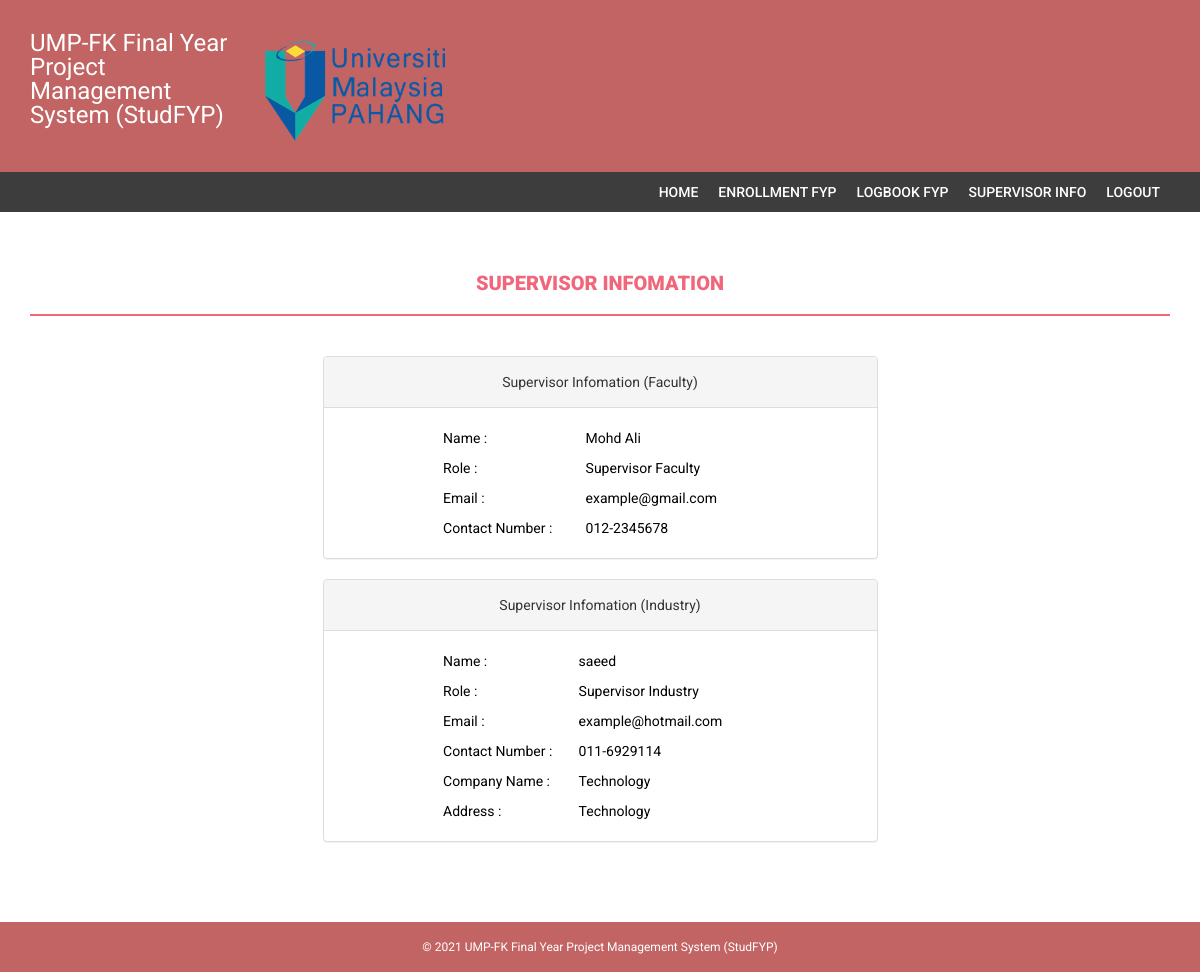
/svInfo.php, run on the app's committed database.
### tables this page shows
CREATE TABLE `lecturer` (
  `lecturer_ID` varchar(10) NOT NULL,
  `lecturer_name` varchar(50) NOT NULL,
  `lecturer_Email` varchar(20) NOT NULL,
  `lecturer_Phone` varchar(11) NOT NULL,
  `lecturer_type` varchar(20) NOT NULL,
  `progress_status` varchar(20) NOT NULL,
  `logbook_id` int(50) NOT NULL,
  `USER_ID` varchar(10) NOT NULL,
  `student_id` varchar(10) NOT NULL,
  `rubric_ID` varchar(10) NOT NULL,
  `assignation_id` varchar(10) NOT NULL
);

CREATE TABLE `industry` (
  `industry_ID` varchar(10) NOT NULL,
  `industry_email` varchar(20) NOT NULL,
  `industry_phone` varchar(11) NOT NULL,
  `industry_representative` varchar(50) NOT NULL,
  `industry_company` varchar(50) NOT NULL,
  `industry_address` varchar(50) NOT NULL,
  `progress_status` varchar(10) NOT NULL,
  `rubric_ID` varchar(10) NOT NULL,
  `student_id` varchar(10) NOT NULL,
  `USER_ID` varchar(10) NOT NULL
);

### svInfo.php (the view, shortened to what this page needs)
<!DOCTYPE html>
<html xmlns="http://www.w3.org/1999/xhtml">
<head>
    <link href="assets/css/bootstrap.css" rel="stylesheet" />
    <link href="assets/css/font-awesome.css" rel="stylesheet" />
    <link href="assets/css/style.css" rel="stylesheet" />
</head>
<body>
    <?php include('includes/header.php');?>
    <?php
    include('includes/menubar.php');
    ?>
    <div class="content-wrapper">
        <div class="container">
            <div class="row">
                <div class="col-md-12">
                    <h1 class="page-head-line">Supervisor Infomation</h1>
                </div>
            </div>
            <div class="row" >
                <div class="col-md-3">
                </div>
                <div class="col-md-6">
                    <div class="panel panel-default">
                        <div class="panel-heading">
                        <center>Supervisor Infomation (Faculty)</center>
                        </div>
                        <font color="black" align="left">
                        <div class="panel-body">
                            <form name="frmSvInfo" method="post" enctype="multipart/form-data">
                                <table align="center" width="60%">
                                        <?php
                                        include ('includes/config.php');
                                        $records = mysqli_query($bd,"SELECT lecturer_name,lecturer_Email,lecturer_Phone FROM lecturer");
                                        while ($data = mysqli_fetch_array($records))
                                        {
                                        ?>
                                            <tr>
                                                <td> Name : </td>
                                                <td><?php echo $data['lecturer_name']; ?></td>
                                            </tr>
                                            <tr>
                                                <td>Role : </td>
                                                <td>Supervisor Faculty</td>
                                            </tr>
                                            <tr>
                                                <td>Email : </td>
                                                <td><?php echo $data['lecturer_Email']; ?></td>
                                            </tr>
                                            <tr>
                                                <td>Contact Number : </td>
                                                <td><?php echo $data['lecturer_Phone']; ?></td>
                                            </tr>
                                        <?php
                                        }
                                        ?>
                                </table>
                            </form>
                        </div>
                    </div>
                </div>
            </div>
            <div class="row" >
                <div class="col-md-3">
                </div>
                <div class="col-md-6">
                    <div class="panel panel-default">
                        <div class="panel-heading">
                        <center>Supervisor Infomation (Industry)</center>
                        </div>
                        <font color="black" align="left">
                        <div class="panel-body">
                            <form name="frmSvInfo" method="post" enctype="multipart/form-data">
                            <table align="center" width="60%">
                                        <?php
                                        include ('includes/config.php');
                                        $records = mysqli_query($bd,"SELECT industry_email,industry_phone,industry_representative,industry_company,industry_company FROM industry");
                                        while ($data = mysqli_fetch_array($records))
                                        {
                                        ?>
                                            <tr>
                                                <td> Name : </td>
                                                <td><?php echo $data['industry_representative']; ?></td>
                                            </tr>
                                            <tr>
                                                <td>Role : </td>
                                                <td>Supervisor Industry</td>
                                            </tr>
                                            <tr>
                                                <td>Email : </td>
                                                <td><?php echo $data['industry_email']; ?></td>
                                            </tr>
                                            <tr>
                                                <td>Contact Number : </td>
                                                <td><?php echo $data['industry_phone']; ?></td>
                                            </tr>
                                            <tr>
                                                <td>Company Name : </td>
                                                <td><?php echo $data['industry_company']; ?></td>
                                            </tr>
                                            <tr>
                                                <td>Address : </td>
                                                <td><?php echo $data['industry_company']; ?></td>
                                            </tr>
                                        <?php
                                        }
                                        ?>
                                </table>
                            </form>
                        </div>
                    </div>
                </div>
            </div>
        </div>
    </div>
  <?php include('includes/footer.php');?>
</body>
</html>

### assets/css/style.css (style rules this page uses)
body { font-family: 'Roboto', sans-serif; line-height: 30px; }
.content-wrapper { margin-top: 40px; min-height: 600px; padding-bottom: 60px; }
.page-head-line { font-weight: 900; padding-bottom: 20px; border-bottom: 2px solid #F0677C; text-transform: uppercase; color: #F0677C; font-size: 20px; margin-bottom: 40px; }

### includes/footer.php (style rules this page uses)
.col-md-12 { text-align: center; }

### data on the page
lecturer: lecturer_name "Mohd Ali", lecturer_Email "example@gmail.com", lecturer_Phone "012-2345678"
industry: industry_representative "saeed", industry_email "example@hotmail.com", industry_phone "011-6929114", industry_company "Technology"
